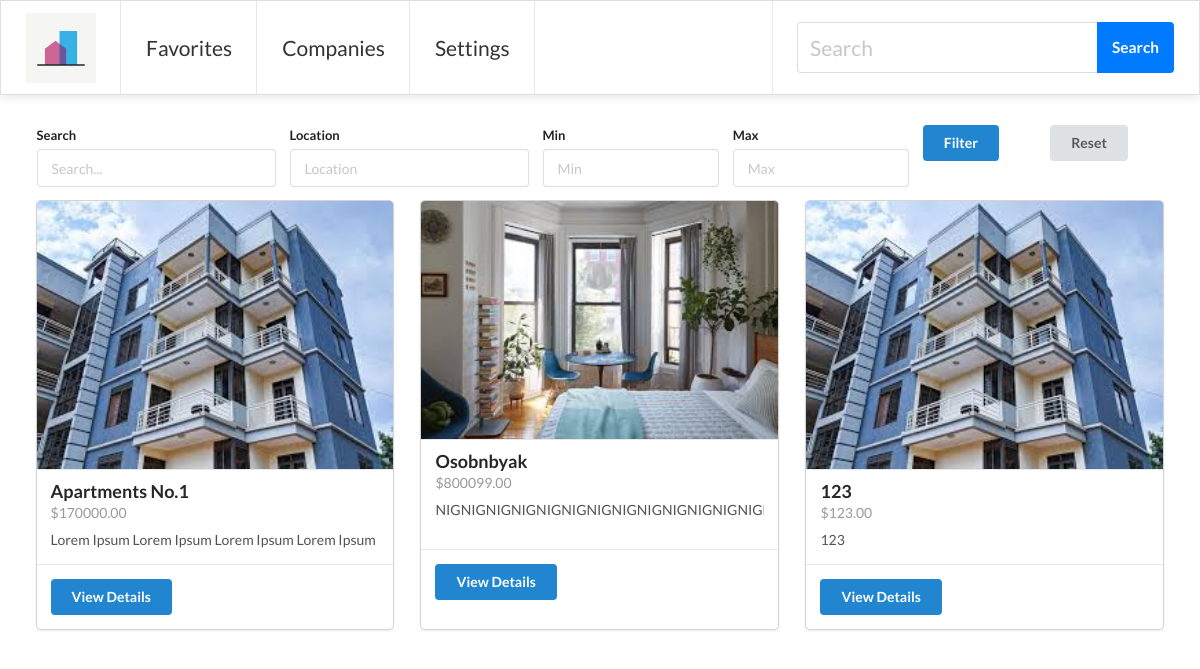
/main/, run on the app's committed database.
### real_estate/models.py (models this page shows, shortened)
class Property(models.Model):
    title = models.CharField(max_length=255)
    description = models.TextField()
    price = models.DecimalField(max_digits=10, decimal_places=2)
    location = models.CharField(max_length=255)
    created_at = models.DateTimeField(auto_now_add=True)
    image = models.ImageField(
            upload_to='database',
        )

### real_estate/views.py (the view)
# urls.py: path('main/',views.main_page,name='main_page'),
def main_page(request):
    query = request.GET.get('q', '')
    location = request.GET.get('location', '')
    min_price = request.GET.get('min_price', '')
    max_price = request.GET.get('max_price', '')
    properties = Property.objects.all()
    if query:
        properties = properties.filter(title__icontains=query)
    if location:
        properties = properties.filter(location__icontains=location)
    if min_price:
        properties = properties.filter(price__gte=min_price)
    if max_price:
        properties = properties.filter(price__lte=max_price)
    context = {
        'properties': properties,
        'filters': {
            'q': query,
            'location': location,
            'min_price': min_price,
            'max_price': max_price,
        }
    }
    return render(request, 'Main_page.html', context)

### real_estate/templates/Main_page.html
{% extends 'components/navbar.html' %}
{% load static %}
{% block head %}<link rel="stylesheet" href="{% static 'real_estate/css/main_page.css' %}"> {% endblock %}
{% block content %}
<form method="get" class="ui form form1">
    <div class="fields">
        <div class="four wide field field1">
            <label>Search</label>
            <input type="text" name="q" placeholder="Search..." value="{{ filters.q }}">
        </div>
        <div class="four wide field field2">
            <label>Location</label>
            <input type="text" name="location" placeholder="Location" value="{{ filters.location }}">
        </div>
        <div class="three wide field field3">
            <label>Min</label>
            <input type="number" name="min_price" step="0.01" placeholder="Min" value="{{ filters.min_price }}">
        </div>
        <div class="three wide field field4">
            <label>Max</label>
            <input type="number" name="max_price" step="0.01" placeholder="Max" value="{{ filters.max_price }}">
        </div>
        <div class="two wide field field5 btn-wrap">
            <button class="ui primary button btn1" type="submit">Filter</button>
        </div>
        <div class="two wide field field6 btn-wrap">
            <a href="{% url 'main_page' %}" class="ui button btn2">Reset</a>
        </div>
    </div>
</form>
<div class="ui three stackable cards">
    {% for property in properties %}
    <div class="card">
        <div class="image">
            <img src="{{ property.image.url }}" alt="{{ property.title }}">
        </div>
        <div class="content">
            <div class="header">{{ property.title }}</div>
            <div class="meta">
                <span class="date">${{ property.price }}</span>
            </div>
            <div class="description">
                <p>
                {{ property.description }}</p>
            </div>
        </div>
        <div class="dop content">
            <a href="/property/{{ property.id }}"><button class="ui primary button">View Details</button></a>
        </div>
    </div>
    {% endfor %}
</div>
{% endblock %}

### real_estate/templates/components/navbar.html (shortened to what this page needs)
{% load static %}
<!DOCTYPE html>
<html lang="en">
<head>
    {% block head %}{% endblock %}
    <link rel="stylesheet" href="https://cdnjs.cloudflare.com/ajax/libs/semantic-ui/2.4.1/semantic.min.css">
    <link rel="stylesheet" href="{% static 'real_estate/css/styles.css' %}">
</head>
<body>
    <div class="ui large menu fade-in">
        <a href="/main/"><div class="header item logo"><image src="{% static 'real_estate/svg/logo.svg' %}"></image></div></a>
        <a class="item" href="{% url 'favorites_page' %}">Favorites</a>
        <a class="item" href="{% url 'companies_page' %}">Companies</a>
        <a class="item" href="{% url 'settings_page' %}">Settings</a>
        <div class="right menu">
            <div class="item">
                <form class="ui action input" method="get" action="{% url 'search_page' %}">
                    <input type="text" name="q" placeholder="Search" value="{{ request.GET.q|default_if_none:'' }}">
                    <button class="ui blue button" type="submit">Search</button>
                </form>
            </div>
        </div>
    </div>
    <div class="ui container mt-4" id="search-results">
        {% block content %}
        {% endblock %}
    </div>
</body>
</html>

### static/real_estate/css/main_page.css (style rules this page uses)
.card { opacity: 0; transform: translateY(20px); animation: fadeInUp 0.6s ease-out forwards; }
.card:nth-child(1) { animation-delay: 0.1s; }
.card:nth-child(2) { animation-delay: 0.2s; }
.card:nth-child(3) { animation-delay: 0.3s; }
.field { opacity: 0; transform: translateY(20px); animation: fadeInUp 0.6s ease-out forwards; }
.field1 { animation-delay: 0.1s; }
.field2 { animation-delay: 0.2s; }
.field3 { animation-delay: 0.3s; }
.field4 { animation-delay: 0.4s; }
.field5 { animation-delay: 0.5s; }
.field6 { animation-delay: 0.6s; }
.card .description { overflow: hidden; white-space: nowrap; text-overflow: ellipsis; max-width: 100%; display: -webkit-box; -webkit-line-clamp: 3; -webkit-box-orient: vertical; }

### static/real_estate/css/styles.css (style rules this page uses)
.ui.menu { background-color: #ffffff; border-radius: 0px; box-shadow: 0 2px 10px rgba(0, 0, 0, 0.1); }
.ui.menu .item { font-size: 1.5rem; padding: 20px 25px; color: #333; transition: background-color 0.3s ease; }
.ui.menu .right.menu .item .ui.button { font-size: 1.1rem; padding: 10px 15px; background-color: #007bff; color: #fff; transition: background-color 0.3s ease; }
.logo { font-size: 2rem !important; font-weight: bold; padding: 15px 25px; color: #333; }
.ui.input input { font-size: 1.8rem; padding: 12px; width: 300px; }
.ui.input button.ui.button { font-size: 1.2rem; padding: 12px; }
.ui.container { margin-top: 30px; }
.ui.menu.fade-in { animation: fadeIn 1s ease-out; }

### data on the page
Property: image (picture), title "Apartments No.1", price "170000.00", description "Lorem Ipsum Lorem Ipsum Lorem Ipsum Lorem Ipsu…"
Property: image (picture), title "Osobnbyak", price "800099.00", description "NIGNIGNIGNIGNIGNIGNIGNIGNIGNIGNIGNIGNI…"
Property: image (picture), title "123", price "123.00", description "123"
